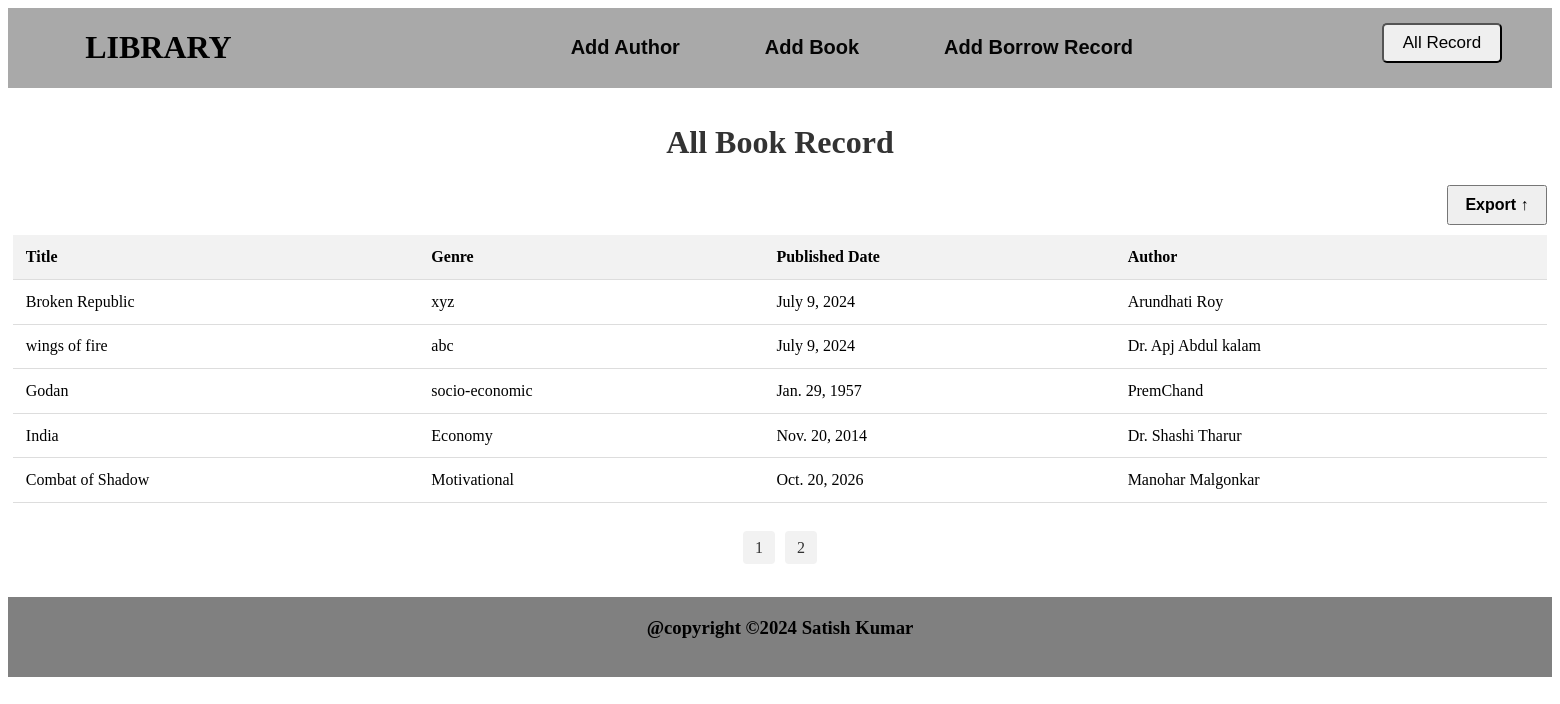
The page /BookRecord on the database its author committed.
### app1/models.py (models this page shows, shortened)
class Book(models.Model):
    title=models.CharField(max_length=256)
    genre=models.CharField(max_length=256)
    published_date=models.DateField(default=datetime.date.today)
    author=models.ForeignKey(Author,on_delete=models.CASCADE)

class Author(models.Model):
    name=models.CharField(max_length=256)
    email=models.EmailField(max_length=254)
    bio=models.CharField(max_length=10000)

### app1/views.py (the view)
# urls.py: path('BookRecord',views.BookRecord,name='BookRecord'),
def BookRecord(req):
    all_books=Book.objects.all()
    paginator=Paginator(all_books,5)
    page_number=req.GET.get('page')
    books=paginator.get_page(page_number)
    all_pages=books.paginator.num_pages
    page_range=[n+1 for n in range(all_pages)]
    return render(req,'BookRecord.html',{'books':books,"page_range":page_range})

### app1/templates/BookRecord.html (shortened to what this page needs)
{% extends "base.html" %}
{% block container %}
<div class="BookRecord">
    <h1>All Book Record</h1>
    <table>
        <button class="Export"><a href="{% url 'Export_BookRecords' %}">Export &#8593</a></button>
        <thead>
            <tr>
                <th>Title</th>
                <th>Genre</th>
                <th>Published Date</th>
                <th>Author</th>
            </tr>
        </thead>
        <tbody>
            {% for book in books %}
            <tr>
                <td>{{book.title}}</td>
                <td>{{book.genre}}</td>
                <td>{{book.published_date}}</td>
                <td>{{book.author.name}}</td>
            </tr>
            {% endfor %}
        </tbody>
    </table>
    <div class="pagination">
        <ul>
            {% for i in page_range %}
            <li>
                <a href="?page={{i}}" class="a">{{i}}</a>
            </li>
            {% endfor %}
        </ul>
    </div>
</div>
{% endblock container %}

### app1/templates/base.html (shortened to what this page needs)
{% block header %}
{% load static %}
<!DOCTYPE html>
<html lang="en">
<head>
    <link rel="stylesheet" href="{%static  'css/style.css' %}">
</head>
<body>
    <div class="nav">
        <div class="logo">
            <h1>LIBRARY</h1>
        </div>
        <div class="menu">
            <ul>
                <li><a href="{% url 'AddAuthor' %}">Add Author</a></li>
                <li><a href="{% url 'AddBook' %}">Add Book</a></li>
                <li><a href="{% url 'AddBorrowRecord' %}">Add Borrow Record</a></li>
            </ul>
        </div>
        <div class="Record">
            <button onclick="openmenu()">All Record</button>
        </div>
    </div>
    {% endblock header %}
    {% block container %}{% endblock container %}
    {% block footer %}
    <div class="footer">
        <h3>@copyright ©2024 Satish Kumar</h3>
    </div>
</body>
</html>
{% endblock footer %}

### app1/static/css/style.css (style rules this page uses)
body { overflow-x: hidden; }
.nav { height: 10vh; width: 100%; background-color: darkgrey; display: flex; justify-content: space-between; }
.nav .logo { margin-left: 5%; text-align: center; }
.nav .menu { width: 50%; display: flex; text-align: center; }
.nav .menu ul { width: 100%; display: flex; justify-content: space-evenly; font-size: 20px; font-family: Arial, Helvetica, sans-serif; }
.nav .menu ul li { list-style: none; margin-top: 8px; }
.nav .menu ul li a { text-decoration: none; color: rgb(5, 5, 5); font-weight: bold; }
.footer { align-items: bottom; background-color: grey; height: 10vh; text-align: center; }
.footer h3 { padding-top: 20px; }
.Record button { position: relative; margin-top: 15px; right: 50px; height: 40px; width: 120px; font-size: 17px; border-radius: 5px; cursor: pointer; }
.BookRecord { margin: 10px 0; padding: 5px; background-color: white; border-radius: 10px; }
.BookRecord h1 { font-size: 2rem; font-weight: 600; margin-bottom: 1.5rem; color: #333; text-align: center; }
.BookRecord .Export { margin-bottom: 10px; float: right; height: 40px; width: 100px; }
.BookRecord .Export a { text-decoration: none; color: black; font-size: 16px; font-weight: bold; }
.BookRecord table { width: 100%; border-collapse: collapse; font-size: 1rem; }
.BookRecord th, .BookRecord td { padding: 0.8rem; text-align: left; border-bottom: 1px solid #ddd; }
.BookRecord th { background-color: #f2f2f2; font-weight: 600; }
.pagination { display: flex; justify-content: center; margin-top: 20px; }
.pagination ul { list-style: none; padding: 0; display: flex; }
.pagination li { margin: 0 5px; }
.pagination a { padding: 8px 12px; text-decoration: none; color: #333; background-color: #f2f2f2; border-radius: 4px; }

### rows shown on the page
Book: title "Broken Republic", genre "xyz", published_date "July 9, 2024", author.name "Arundhati Roy"
Book: title "wings of fire", genre "abc", published_date "July 9, 2024", author.name "Dr. Apj Abdul kalam"
Book: title "Godan", genre "socio-economic", published_date "Jan. 29, 1957", author.name "PremChand"
Book: title "India", genre "Economy", published_date "Nov. 20, 2014", author.name "Dr. Shashi Tharur"
Book: title "Combat of Shadow", genre "Motivational", published_date "Oct. 20, 2026", author.name "Manohar Malgonkar"

### other values the page prints
{{ i }} "1" "2"
